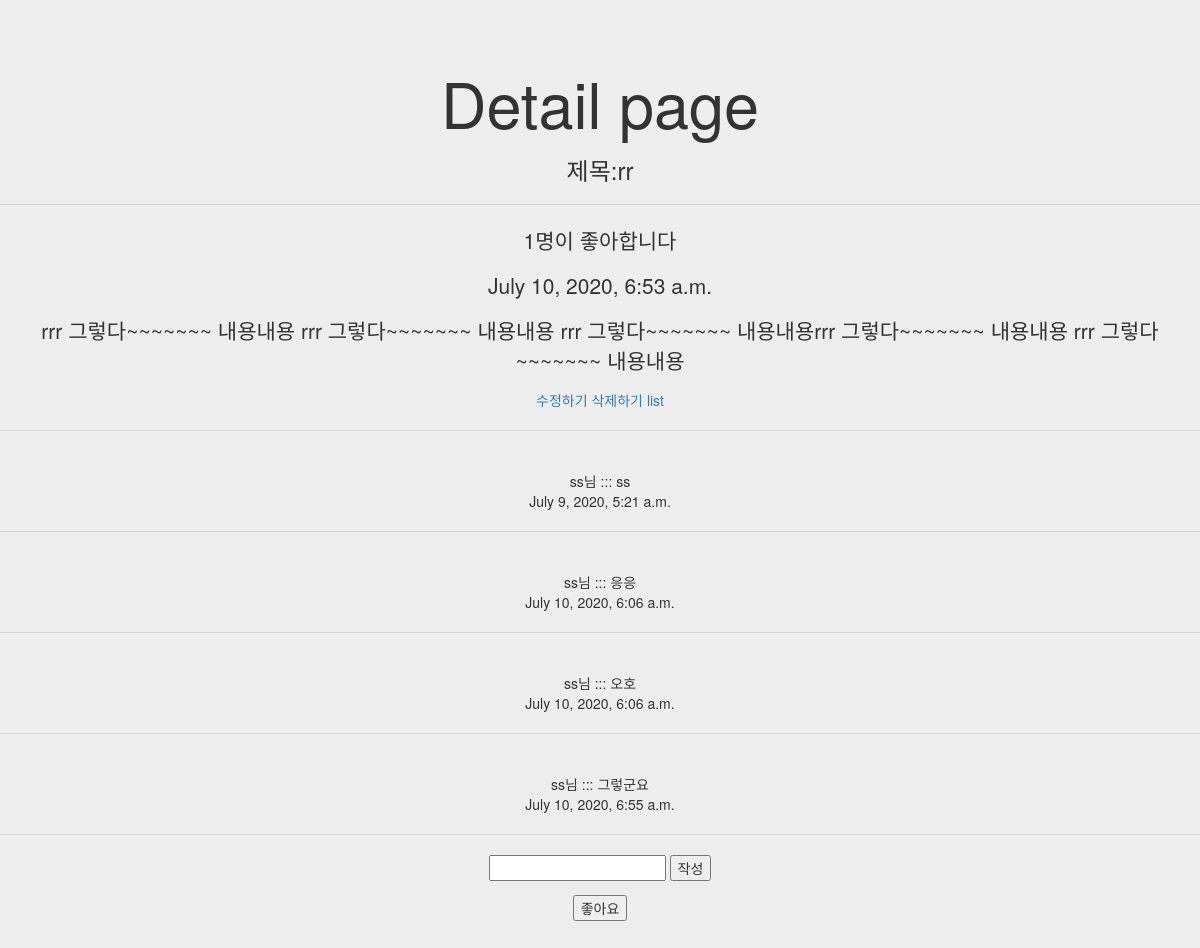
The page /blog/1 on the database its author committed.
### blog/models.py (models this page shows, shortened)
class Blog(models.Model):
    title = models.CharField(max_length=100)
    pub_date = models.DateTimeField()
    body = models.TextField()
    img = models.ImageField(upload_to="blog/")
    img = models.ImageField(upload_to="blog/", blank=True, null=True) #media/blog/파일이름
    like = models.ManyToManyField(settings.AUTH_USER_MODEL, related_name='likers')

class Comment(models.Model):
    blog = models.ForeignKey(Blog, on_delete=models.CASCADE, related_name='comments')
    author = models.ForeignKey(settings.AUTH_USER_MODEL, on_delete=models.SET_NULL, null=True, blank=True, related_name='comments')
    body = models.TextField()
    pub_date = models.DateTimeField(auto_now_add=True)

### account/models.py (models this page shows)
class CustomUserModel(AbstractUser):
    GENDER = (
        ("M", "남자"),
        ("F", "여자"),
    )
    birthday = models.DateTimeField(blank=True, null=True)
    gender = models.CharField(max_length=2, blank=True, null=True, choices=GENDER)

### blog/views.py (the view)
# urls.py: path('<int:blog_id>', views.detail, name="detail"),
def detail(request,blog_id):
    blog = get_object_or_404(Blog, pk = blog_id)
    like_num = len(blog.like.all())
    comments = Comment.objects.filter(blog=blog)
    return render(request, 'detail.html',{'blog':blog, 'comments':comments, 'likes':like_num})

### blog/templates/detail.html (shortened to what this page needs)
<head>
    <link rel="stylesheet" href="https://maxcdn.bootstrapcdn.com/bootstrap/3.4.1/css/bootstrap.min.css">
  </head>
<div class="jumbotron text-center">
    <h1>Detail page</h1>
<h3>제목:{{blog.title}}</h3>
<hr>
<p>{{likes}}명이 좋아합니다</p>
<p>{{blog.pub_date}}</p>
<p>{{blog.body}}</p>
<a href="{%url 'edit' blog.id %}">수정하기</a>
<a href="{%url 'delete' blog.id %}">삭제하기</a>
<a href="{%url 'list'%}">list</a>
<hr>
{% for comment in comments %}
<br> {{comment.author}}님
::: {{comment.body}}
<br>{{comment.pub_date}}
<hr>
{% endfor %}
<form action="/blog/commenting/{{blog.id}}" method="POST">
    <input type="text" name="body">
    <button type="submit">작성</button>
</form>
<form action="/blog/like/{{blog.id}}" method="get">
    <button type="submit">좋아요</button>
</form>

### rows shown on the page
Blog: title "rr", pub_date "July 10, 2020, 6:53 a.m.", body "rrr 그렇다~~~~~~~ 내용내용 rrr 그렇다~~~~~~~ 내용내용 rrr 그렇다~~~~~~~ 내용내용rrr 그렇다~~~~~~~ 내용내용 rrr 그렇다~~~~~~~ 내용내용"
Comment: author "ss", body "ss", pub_date "July 9, 2020, 5:21 a.m."
Comment: author "ss", body "응응", pub_date "July 10, 2020, 6:06 a.m."
Comment: author "ss", body "오호", pub_date "July 10, 2020, 6:06 a.m."
Comment: author "ss", body "그렇군요", pub_date "July 10, 2020, 6:55 a.m."

### other values the page prints
{{ likes }} "1"
